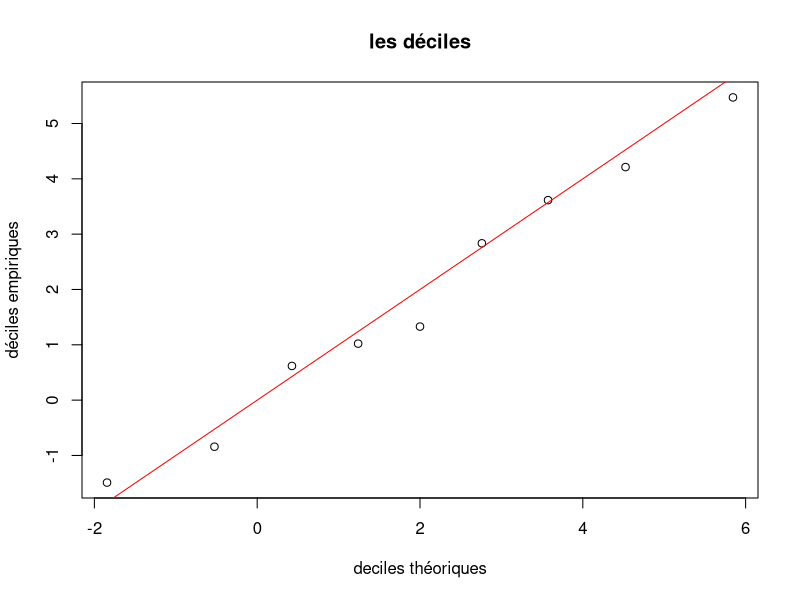
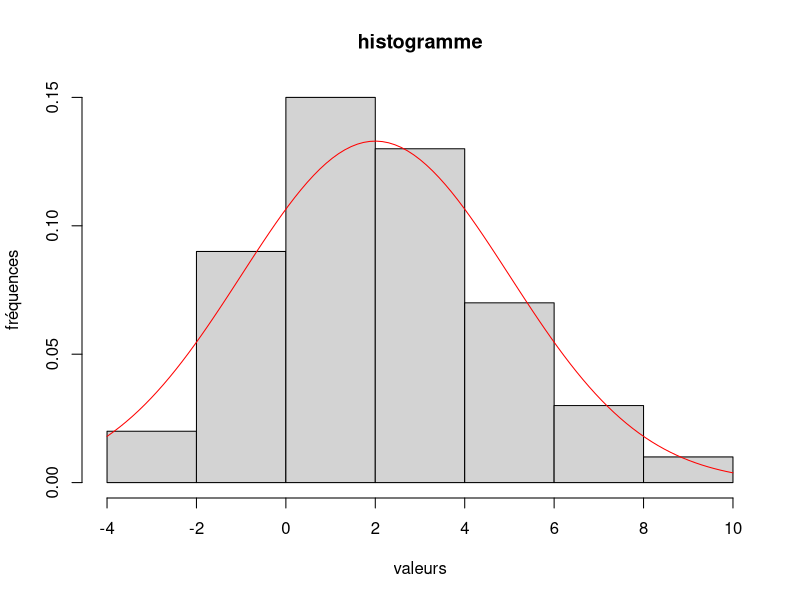

Reproduce these figures in R, in order.
# Dans cette partie X est une variable al ́eatoire de loi N (2, 4).

# Exercice 1 : quantiles empiriques ou th ́eoriques
# Le quantile empirique d’ordre α d’un  ́echantillon de n tirages ind ́ependants x1, x2, ..., xn de X est la
# valeur pour laquelle, la proportion des xi qui se trouvent inf ́erieurs ou  ́egaux `a cette valeur, vaut α. Le
# quantile th ́eorique d’ordre α appel ́e quantile (et calcul ́e par la fonction de quantile qnorm()) est la valeur
# telle que la probabilit ́e que X soit inf ́erieur ou  ́egal `a cette valeur, vaille α

# 1. Simuler un  ́echantillon de taille n = 50 de X et l’affecter `a x.

mu <- 2
sigma <- 3
n <- 50

x <- rnorm(n, mu, sigma)

# 2. Calculer les quantiles empiriques d’ordre 10%, 20%, ..., 90% de x (appel ́es aussi les d ́eciles empiriques
# car ils permettent de couper l’ ́echantillon en dix) `a l’aide de la fonction quantile() et en utilisant
# l’option type=1.

demp <- quantile(x, probs = seq(0.1, 0.9, 0.1), type = 1)

# 3. Calculer les quantiles th ́eoriques d’ordre 10%, 20%, ..., 90% de X `a l’aide de la fonction qnorm()

dtheo <- qnorm(seq(0.1, 0.9, 0.1), mu, sigma)

# 4. Faire un graphe des 9 points d’abscisses les d ́eciles et d’ordonn ́ees les d ́eciles empiriques. Ajouter
# la droite y = x. Commentaire

plot(dtheo, demp, main = "les déciles", xlab = "deciles théoriques", ylab = "déciles empiriques")
abline(0, 1, col = "red")

# 5. Faire un histogramme des observations tir ́ees et y superposer la densit ́e de la loi N (2, 4). Commen-
# taire.

hist(x, main = "histogramme", xlab = "valeurs", ylab = "fréquences", freq = FALSE)
curve(dnorm(x, mu, sigma), col = "red", add = TRUE)
